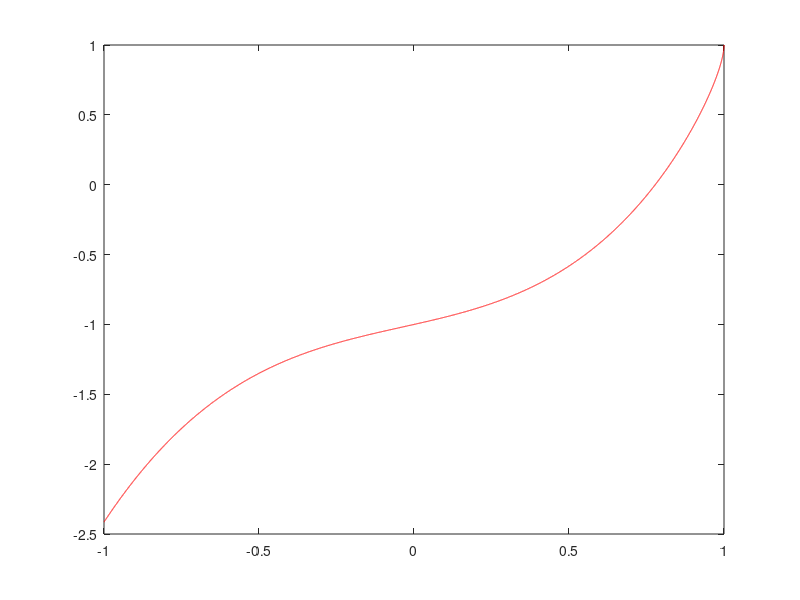

The MATLAB source for this figure:
pkg load statistics
disp("1) ")
a = [1 2 3]
b = [4 5 6]'
c = a * b
d = b'
e = a .* b
f = a .^ 2
g = a .^ d
v = 1 : 6
w = 2 : 3 : 10
y = 10 : -1 : 0
exp(a)
exp(1)
sqrt(a)
m = max(a)
[m, k] = max(a)
h = [-2 -9 8]
k = abs(h)
mean(a)
geomean(a)
sum(a)
prod(a)

disp("2) ")
a = [[1 2 13]; [4 5 6]; [7 8 9]]
b = [[4 8 12]; [-1 0 5]; [2 3 8]]
[m, n] = size(a)
t = b'
c = a * b
d = a .* b
e = a .^ 2
size(a)
length(a)
m = mean(a) % line vector with arhithmetic mean of each column
m1 = mean(a, 2)
g = geomean(a)
s = sum(a)
s1 = sum(a, 2)
p = prod(a)
p1 = prod(a, 2)
max(a)
min(a)
diag(a)
m > 2
a > b
inv(b)
det(b)
f = abs(b)
b = [16 15 24]'
x = a \ b % solution of system ax = b
triu(a)
tril(a)
m = [2 3 5; 7 11 13; 17 19 23]
eye(8)
eye(5, 7)
zeros(5, 7)
ones(7, 9)
M = magic(4)
sum(M)
sum(M, 2)
sum(diag(M))
sum(diag(fliplr(M)))

disp("II Polynomials")
p = [2 -5 0 8]
polyval(p, 2)
p2 = [1 -5 -17 21]
roots(p2)

disp("III Graphs")
x = 0 : 0.0001 : 1;
f = exp(10 * x .* (x - 1)) .* sin(12 * pi * x);
f2 = 3 * exp(5 * (x .* x) - 1) .* cos(12 * pi * x);
%plot(x, f, 'r')
%plot(x, f2, 'b')

disp("III 2)")
t = 0 : 0.0001 : 10 * pi;
%a = input("a = ")
%b = input("b = ")
%x = (a + b) * cos(t) - b * cos((a / b + 1) * t);
%y = (a + b) * sin(t) - b * sin((a / b + 1) * t);
%plot(t, x, 'r')
%plot(t, y, 'b')

disp("III 3)")
x = 0 : 0.0001 : 2 * pi;
f1 = cos(x);
f2 = sin(x);
f3 = cos(2 * x);
%hold on;
%plot(x, f1, 'r');
%plot(x, f2, 'b');
%plot(x, f3, 'g');
%hold off;
%plot(x, f1, 'r', x, f2, 'b', x, f3, 'g')

disp("III 4)")
x = -1 : 0.0001 : 1;
y = zeros(1, length(x));
y = (-1 <= x <= 0) .* (x .^ 3 + sqrt(1 - x)) + (0 < x <= 1) .* (x .^ 3 - sqrt(1 - x)) ;
plot(x, y, 'r')

disp("III 5)")
x = 0 : 50
y = zeros(1, length(x));
y = (mod(x, 2) == 0) .* (x / 2) + (mod(x, 2) == 1) .* (3 * x + 1) ;
%plot(x, y, '*r')

disp("III 6)")
function v = g(x)
  if x == 1
    v = 1 + 1 / 2;
  else
    v = 1 + 1 / g(x - 1);
  endif
end
g(5)

disp("III 7)")
[x, y] = meshgrid(-2 : 0.001: 2, -4 : 0.001 : 4);
g = exp(-((x - 1/2) .^ 2 + (y - 1/2) .^ 2));
%mesh(x, y, g)
